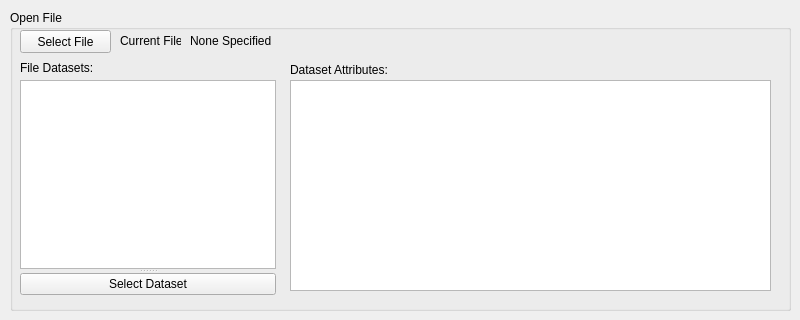
   <widget class="QWidget" name="tab_4">
    <attribute name="title">
     <string>File Manager</string>
    </attribute>
    <widget class="QGroupBox" name="groupBox">
     <property name="geometry">
      <rect>
       <x>10</x>
       <y>10</y>
       <width>781</width>
       <height>301</height>
      </rect>
     </property>
     <property name="title">
      <string>Open File</string>
     </property>
     <widget class="QPushButton" name="pushButton_selectFile">
      <property name="geometry">
       <rect>
        <x>10</x>
        <y>20</y>
        <width>91</width>
        <height>23</height>
       </rect>
      </property>
      <property name="text">
       <string>Select File</string>
      </property>
     </widget>
     <widget class="QLabel" name="label_16">
      <property name="geometry">
       <rect>
        <x>110</x>
        <y>20</y>
        <width>61</width>
        <height>21</height>
       </rect>
      </property>
      <property name="text">
       <string>Current File:</string>
      </property>
     </widget>
     <widget class="QLabel" name="label_currentFileDirectory">
      <property name="geometry">
       <rect>
        <x>180</x>
        <y>20</y>
        <width>581</width>
        <height>21</height>
       </rect>
      </property>
      <property name="text">
       <string>None Specified</string>
      </property>
     </widget>
     <widget class="QLabel" name="label_17">
      <property name="geometry">
       <rect>
        <x>280</x>
        <y>50</y>
        <width>111</width>
        <height>20</height>
       </rect>
      </property>
      <property name="text">
       <string>Dataset Attributes:</string>
      </property>
     </widget>
     <widget class="QTableWidget" name="tableWidget_fileAttributes">
      <property name="geometry">
       <rect>
        <x>280</x>
        <y>70</y>
        <width>481</width>
        <height>211</height>
       </rect>
      </property>
     </widget>
     <widget class="QLabel" name="label_18">
      <property name="geometry">
       <rect>
        <x>10</x>
        <y>50</y>
        <width>91</width>
        <height>16</height>
       </rect>
      </property>
      <property name="text">
       <string>File Datasets:</string>
      </property>
     </widget>
     <widget class="QSplitter" name="splitter">
      <property name="geometry">
       <rect>
        <x>10</x>
        <y>70</y>
        <width>256</width>
        <height>215</height>
       </rect>
      </property>
      <property name="orientation">
       <enum>Qt::Vertical</enum>
      </property>
      <widget class="QListWidget" name="listWidget_fileDatasets"/>
      <widget class="QPushButton" name="pushButton_selectDataset">
       <property name="text">
        <string>Select Dataset</string>
       </property>
      </widget>
     </widget>
    </widget>
   </widget>
